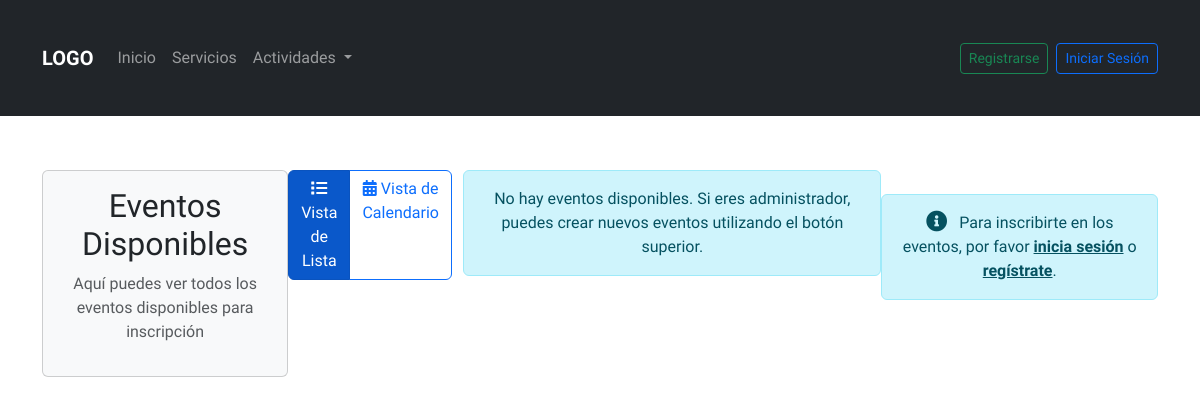
/ver_eventos.php, run on an earlier commit of the app's database.
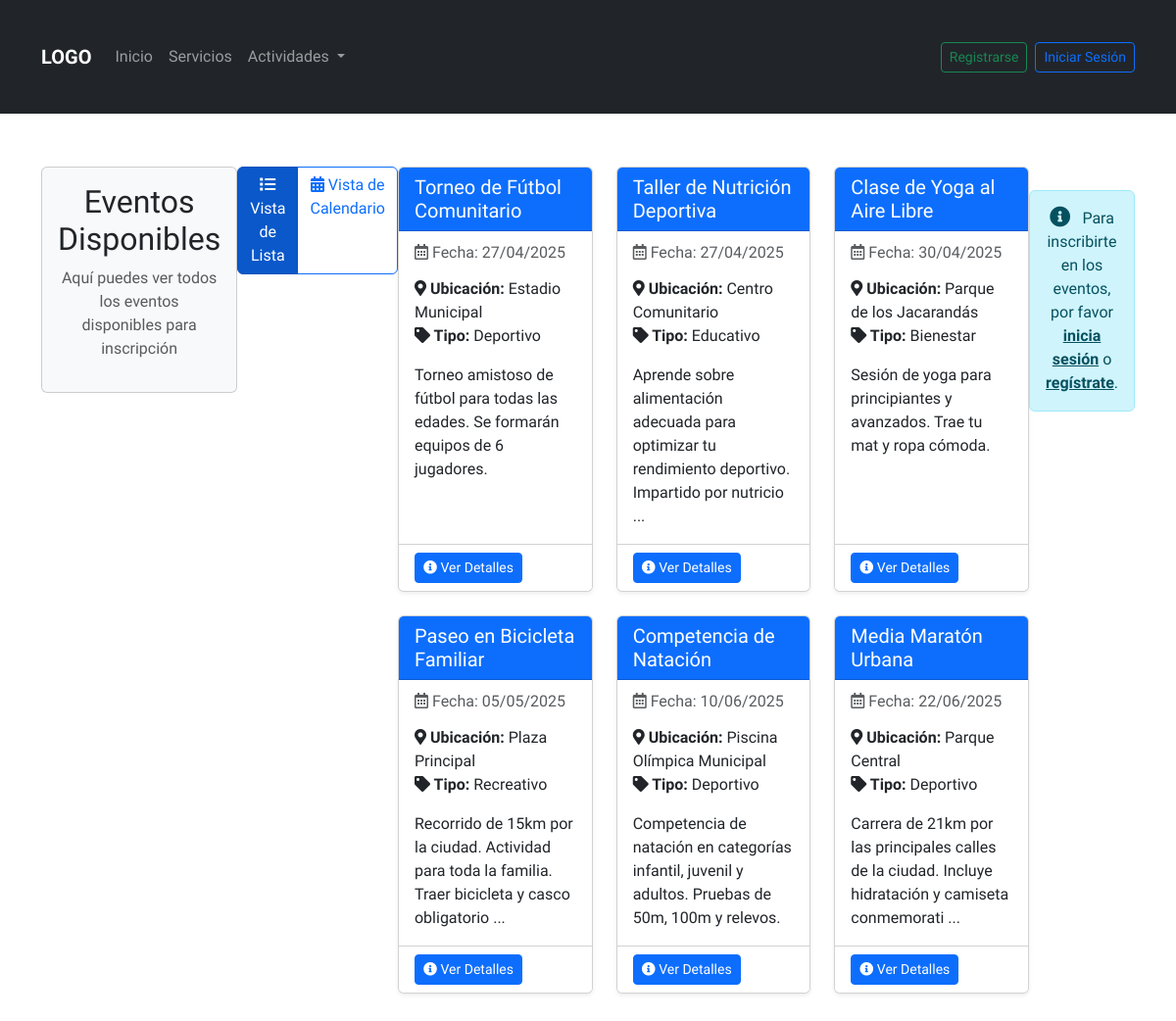
And on a later commit of the database.
### tables this page shows
CREATE TABLE `eventos` (
  `EVENTO_ID` int(11) NOT NULL,
  `NOMBRE` varchar(100) DEFAULT NULL,
  `FECHA` date DEFAULT NULL,
  `UBICACION` varchar(255) DEFAULT NULL,
  `TIPO_ACTIVIDAD` varchar(100) DEFAULT NULL,
  `DESCRIPCION` varchar(255) DEFAULT NULL,
  `ORGANIZADOR_ID` int(11) DEFAULT NULL
);

### ver_eventos.php (the view, shortened to what this page needs)
<?php
require_once('functions/conexion.php');
require_once('includes/header.php');
require_once('includes/navbar.php');
?>
<div class="container mt-4">
    <div class="row mb-4">
        <div class="col-12">
            <div class="card bg-light">
                <div class="card-body">
                    <h2 class="text-center">Eventos Disponibles</h2>
                    <p class="text-center text-muted">Aquí puedes ver todos los eventos disponibles para inscripción</p>
                </div>
            </div>
        </div>
    </div>
    <div class="row mb-4">
        <div class="col-md-6">
            <div class="btn-group">
                <a href="ver_eventos.php" class="btn btn-primary active">
                    <i class="fas fa-list"></i> Vista de Lista
                </a>
                <a href="calendario_eventos.php" class="btn btn-outline-primary">
                    <i class="fas fa-calendar-alt"></i> Vista de Calendario
                </a>
            </div>
        </div>
        <div class="col-md-6 text-end">
        </div>
    </div>
    <div class="row">
        <?php
        $query = "SELECT EVENTO_ID, NOMBRE, FECHA, UBICACION, TIPO_ACTIVIDAD, DESCRIPCION
                  FROM eventos
                  ORDER BY FECHA ASC";
        $result = $conexion->query($query);
        if ($result && $result->num_rows > 0) {
            while ($evento = $result->fetch_assoc()) {
        ?>
                <div class="col-md-4 mb-4">
                    <div class="card h-100 shadow-sm">
                        <div class="card-header bg-primary text-white">
                            <h5 class="card-title mb-0"><?php echo htmlspecialchars($evento['NOMBRE']); ?></h5>
                        </div>
                        <div class="card-body">
                            <h6 class="card-subtitle mb-3 text-muted">
                                <i class="far fa-calendar-alt"></i> Fecha: <?php echo date('d/m/Y', strtotime($evento['FECHA'])); ?>
                            </h6>
                            <p class="card-text">
                                <strong><i class="fas fa-map-marker-alt"></i> Ubicación:</strong> <?php echo htmlspecialchars($evento['UBICACION']); ?><br>
                                <strong><i class="fas fa-tag"></i> Tipo:</strong> <?php echo htmlspecialchars($evento['TIPO_ACTIVIDAD']); ?>
                            </p>
                            <p class="card-text"><?php echo nl2br(htmlspecialchars(substr($evento['DESCRIPCION'], 0, 100))); ?>
                                <?php if(strlen($evento['DESCRIPCION']) > 100): ?>...<?php endif; ?>
                            </p>
                        </div>
                        <div class="card-footer bg-white">
                            <div class="d-flex justify-content-between">
                                <a href="detalle_evento.php?id=<?php echo $evento['EVENTO_ID']; ?>" class="btn btn-primary btn-sm">
                                    <i class="fas fa-info-circle"></i> Ver Detalles
                                </a>
                            </div>
                        </div>
                    </div>
                </div>
        <?php
            }
        } else {
            echo '<div class="col-12"><div class="alert alert-info text-center">No hay eventos disponibles. Si eres administrador, puedes crear nuevos eventos utilizando el botón superior.</div></div>';
        }
        ?>
    </div>
    <?php if (!isset($_SESSION['usuario'])): ?>
        <div class="row mt-4">
            <div class="col-12">
                <div class="alert alert-info text-center">
                    <i class="fas fa-info-circle fa-lg me-2"></i> Para inscribirte en los eventos, por favor <a href="functions/login.php" class="alert-link">inicia sesión</a> o <a href="functions/register.php" class="alert-link">regístrate</a>.
                </div>
            </div>
        </div>
    <?php endif; ?>
</div>
<?php require_once('includes/footer.php'); ?>

What changed in the data, as far as the page shows it:
added eventos: NOMBRE "Torneo de Fútbol Comunitario", FECHA "27/04/2025", UBICACION "Estadio Municipal", TIPO_ACTIVIDAD "Deportivo", DESCRIPCION "Torneo amistoso de fútbol para todas las edades. Se formarán equipos de 6 jugadores."
added eventos: NOMBRE "Taller de Nutrición Deportiva", FECHA "27/04/2025", UBICACION "Centro Comunitario", TIPO_ACTIVIDAD "Educativo", DESCRIPCION "Aprende sobre alimentación adecuada para optimizar tu rendimiento deportivo. Impartido por nutricio"
added eventos: NOMBRE "Clase de Yoga al Aire Libre", FECHA "30/04/2025", UBICACION "Parque de los Jacarandás", TIPO_ACTIVIDAD "Bienestar", DESCRIPCION "Sesión de yoga para principiantes y avanzados. Trae tu mat y ropa cómoda."
added eventos: NOMBRE "Paseo en Bicicleta Familiar", FECHA "05/05/2025", UBICACION "Plaza Principal", TIPO_ACTIVIDAD "Recreativo", DESCRIPCION "Recorrido de 15km por la ciudad. Actividad para toda la familia. Traer bicicleta y casco obligatorio"
added eventos: NOMBRE "Competencia de Natación", FECHA "10/06/2025", UBICACION "Piscina Olímpica Municipal", TIPO_ACTIVIDAD "Deportivo", DESCRIPCION "Competencia de natación en categorías infantil, juvenil y adultos. Pruebas de 50m, 100m y relevos."
added eventos: NOMBRE "Media Maratón Urbana", FECHA "22/06/2025", UBICACION "Parque Central", TIPO_ACTIVIDAD "Deportivo", DESCRIPCION "Carrera de 21km por las principales calles de la ciudad. Incluye hidratación y camiseta conmemorati"
Also different on the page:
text no longer shown: "No hay eventos disponibles. Si eres administrador, puedes crear nuevos eventos utilizando el botón superior."
